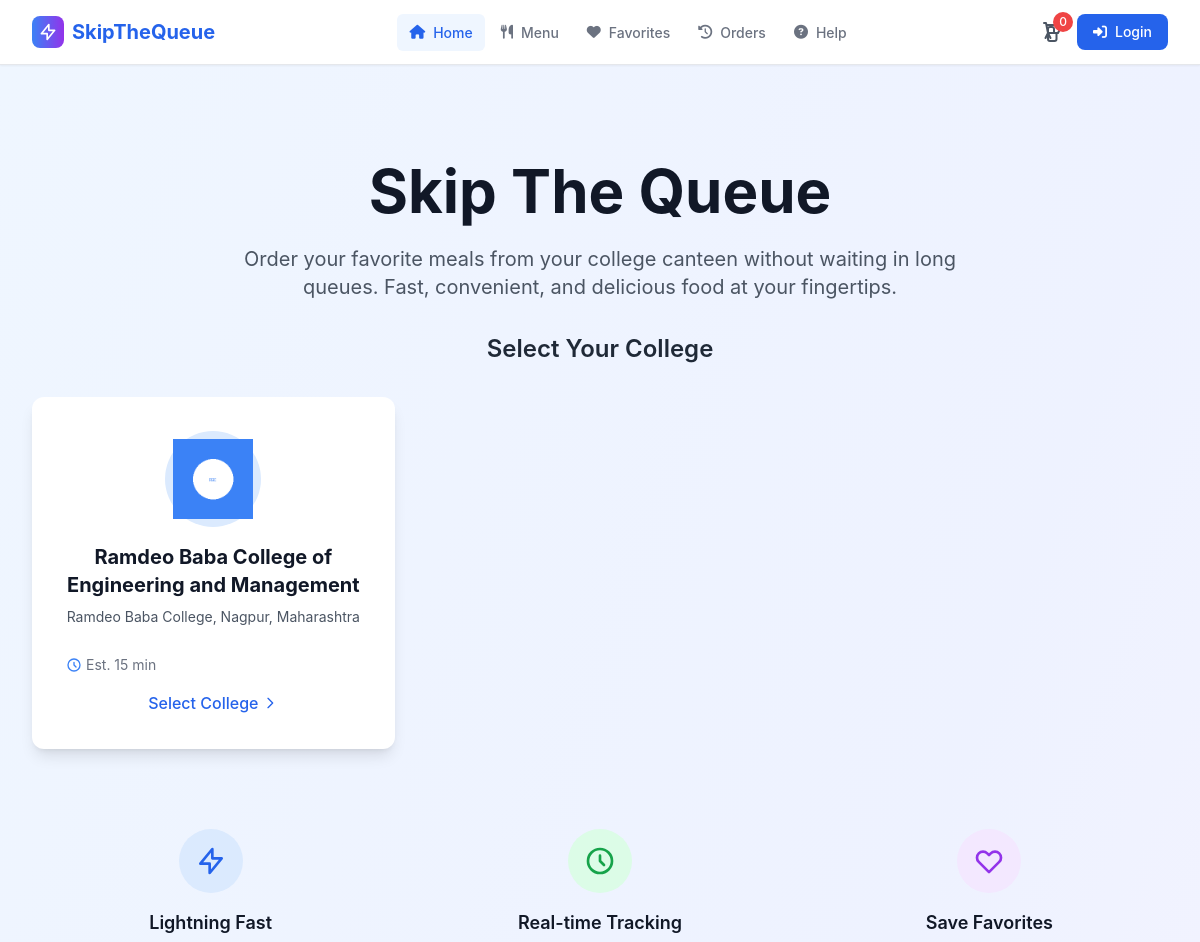
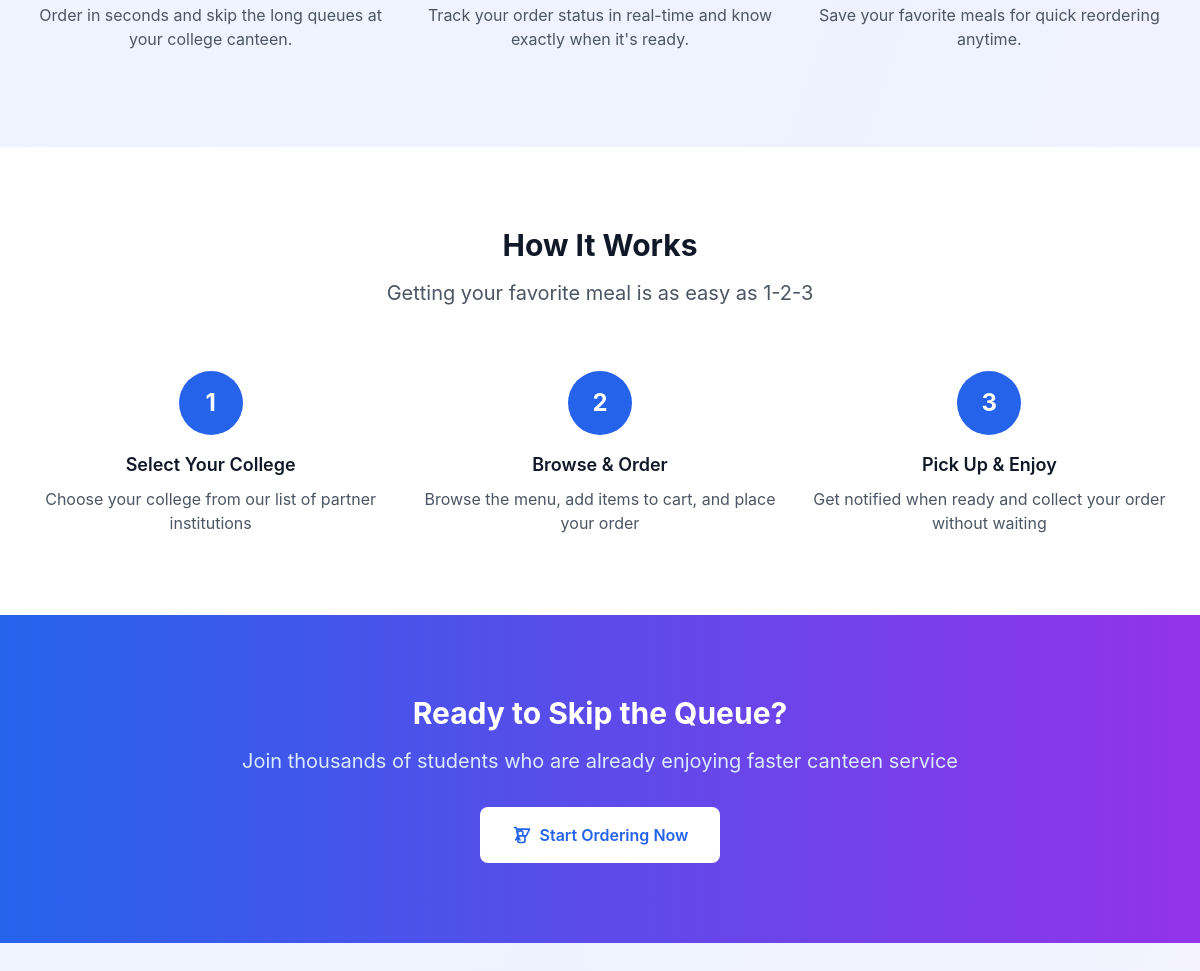
The page / on the database its author committed (2 pictures, top to bottom).
### orders/models.py (models this page shows, shortened)
class College(models.Model):
    name = models.CharField(max_length=200, db_index=True)
    slug = models.SlugField(unique=True, db_index=True)
    address = models.TextField(blank=True)
    is_active = models.BooleanField(default=True, db_index=True)
    created_at = models.DateTimeField(auto_now_add=True)
    admin_name = models.CharField(max_length=100, default='Admin')
    admin_email = models.EmailField(default='admin@college.com', db_index=True)
    admin_phone = models.CharField(
        max_length=15,
        default='+91-0000000000',
        validators=[
            RegexValidator(
                regex=r'^\+?[0-9\-\s]+$',
                message='Phone number must contain only digits, spaces, hyphens, and optionally start with +'
            )
        ]
    )
    allow_pay_later = models.BooleanField(default=True, help_text="Allow students to pay later with cash")
    payment_gateway_enabled = models.BooleanField(default=True, help_text="Enable online payment gateway")
    estimated_preparation_time = models.IntegerField(
        default=15,
        help_text="Default preparation time in minutes",
        validators=[
            MinValueValidator(5, message="Preparation time must be at least 5 minutes"),
            MaxValueValidator(120, message="Preparation time cannot exceed 120 minutes")
        ]
    )
    class Meta:
        verbose_name = 'College'
        verbose_name_plural = 'Colleges'
        ordering = ['name']
        indexes = [
            models.Index(fields=['name']),
            models.Index(fields=['slug']),
            models.Index(fields=['is_active']),
            models.Index(fields=['admin_email']),
            models.Index(fields=['is_active', 'name']),
        ]

### orders/views.py (the view, shortened to what this page needs)
# urls.py: path('', views.home, name='home'),
@cache_page(600)  # Cache for 10 minutes
def home(request):
    colleges_cache_key = 'active_colleges'
    colleges = cache.get(colleges_cache_key)
    if colleges is None:
        colleges = College.objects.filter(is_active=True).order_by('name')
        cache.set(colleges_cache_key, colleges, 1800)  # Cache for 30 minutes
    selected_college = request.session.get('selected_college')
    context = {
        'colleges': colleges,
        'selected_college': selected_college,
    }
    return render(request, 'orders/home.html', context)

### orders/templates/orders/home.html (shortened to what this page needs)
{% extends "orders/base.html" %}
{% load static %}
{% block content %}
<div class="min-h-screen bg-gradient-to-br from-blue-50 via-indigo-50 to-purple-50">
  <div class="relative overflow-hidden">
    <div class="absolute inset-0 opacity-10">
      <div class="absolute inset-0" style=""></div>
    </div>
    <div class="max-w-7xl mx-auto px-4 sm:px-6 lg:px-8 py-24 relative z-10">
      <div class="text-center">
        <h1 class="text-4xl md:text-6xl font-bold text-gray-900 mb-6 animate-fade-in">
          Skip The Queue
        </h1>
        <p class="text-xl text-gray-600 mb-8 max-w-3xl mx-auto animate-slide-up">
          Order your favorite meals from your college canteen without waiting in long queues.
          Fast, convenient, and delicious food at your fingertips.
        </p>
        {% if colleges %}
          <div class="mb-12 animate-scale-in">
            <h2 class="text-2xl font-semibold text-gray-800 mb-8">Select Your College</h2>
            <div class="grid grid-cols-1 md:grid-cols-2 lg:grid-cols-3 gap-6 max-w-6xl mx-auto">
              {% for college in colleges %}
                <a href="{% url 'select_college' college.slug %}"
                   class="bg-white rounded-xl shadow-lg hover:shadow-xl transition-all duration-300 p-8 text-left group border-2 border-transparent hover:border-blue-200 hover-lift">
                  <div class="flex flex-col items-center text-center mb-4">
                    <div class="w-24 h-24 bg-blue-100 rounded-full flex items-center justify-center flex-shrink-0 mb-4 p-2 group-hover:scale-110 transition-transform duration-300">
                      {% if college.slug == 'ramdeo-baba-college' %}
                        <img src="{% static 'images/colleges/ramdeo-baba-logo.png' %}" alt="{{ college.name }}" class="w-full h-full object-contain">
                      {% elif college.slug == 'gh-raisoni-college' %}
                        <img src="{% static 'images/colleges/gh-raisoni-logo.png' %}" alt="{{ college.name }}" class="w-full h-full object-contain">
                      {% elif college.slug == 'ycce-college' %}
                        <img src="{% static 'images/colleges/ycce-logo.png' %}" alt="{{ college.name }}" class="w-full h-full object-contain">
                      {% endif %}
                    </div>
                    <div class="flex-1">
                      <h3 class="text-xl font-bold text-gray-900 group-hover:text-blue-600 transition-colors mb-2">
                        {{ college.name }}
                      </h3>
                      {% if college.address %}
                        <p class="text-sm text-gray-600 mb-3 line-clamp-2">{{ college.address|truncatewords:10 }}</p>
                      {% endif %}
                    </div>
                  </div>
                  <div class="flex items-center justify-between text-sm text-gray-500 mb-4">
                    <div class="flex items-center">
                      <svg class="w-4 h-4 mr-1 text-blue-500" fill="none" stroke="currentColor" viewBox="0 0 24 24">
                        <path stroke-linecap="round" stroke-linejoin="round" stroke-width="2" d="M12 8v4l3 3m6-3a9 9 0 11-18 0 9 9 0 0118 0z"></path>
                      </svg>
                      Est. {{ college.estimated_preparation_time }} min
                    </div>
                  </div>
                  <div class="text-center">
                    <span class="inline-flex items-center text-blue-600 font-medium group-hover:text-blue-700 transition-colors">
                      Select College
                      <svg class="w-4 h-4 ml-1 group-hover:translate-x-1 transition-transform duration-200" fill="none" stroke="currentColor" viewBox="0 0 24 24">
                        <path stroke-linecap="round" stroke-linejoin="round" stroke-width="2" d="M9 5l7 7-7 7"></path>
                      </svg>
                    </span>
                  </div>
                </a>
              {% endfor %}
            </div>
          </div>
        {% endif %}
        <div class="grid grid-cols-1 md:grid-cols-3 gap-8 mt-20 animate-fade-in">
          <div class="text-center group">
            <div class="w-16 h-16 bg-blue-100 rounded-full flex items-center justify-center mx-auto mb-4 group-hover:scale-110 transition-transform duration-300">
              <svg class="w-8 h-8 text-blue-600" fill="none" stroke="currentColor" viewBox="0 0 24 24">
                <path stroke-linecap="round" stroke-linejoin="round" stroke-width="2" d="M13 10V3L4 14h7v7l9-11h-7z"></path>
              </svg>
            </div>
            <h3 class="text-lg font-semibold text-gray-900 mb-2">Lightning Fast</h3>
            <p class="text-gray-600">Order in seconds and skip the long queues at your college canteen.</p>
          </div>
          <div class="text-center group">
            <div class="w-16 h-16 bg-green-100 rounded-full flex items-center justify-center mx-auto mb-4 group-hover:scale-110 transition-transform duration-300">
              <svg class="w-8 h-8 text-green-600" fill="none" stroke="currentColor" viewBox="0 0 24 24">
                <path stroke-linecap="round" stroke-linejoin="round" stroke-width="2" d="M12 8v4l3 3m6-3a9 9 0 11-18 0 9 9 0 0118 0z"></path>
              </svg>
            </div>
            <h3 class="text-lg font-semibold text-gray-900 mb-2">Real-time Tracking</h3>
            <p class="text-gray-600">Track your order status in real-time and know exactly when it's ready.</p>
          </div>
          <div class="text-center group">
            <div class="w-16 h-16 bg-purple-100 rounded-full flex items-center justify-center mx-auto mb-4 group-hover:scale-110 transition-transform duration-300">
              <svg class="w-8 h-8 text-purple-600" fill="none" stroke="currentColor" viewBox="0 0 24 24">
                <path stroke-linecap="round" stroke-linejoin="round" stroke-width="2" d="M4.318 6.318a4.5 4.5 0 000 6.364L12 20.364l7.682-7.682a4.5 4.5 0 00-6.364-6.364L12 7.636l-1.318-1.318a4.5 4.5 0 00-6.364 0z"></path>
              </svg>
            </div>
            <h3 class="text-lg font-semibold text-gray-900 mb-2">Save Favorites</h3>
            <p class="text-gray-600">Save your favorite meals for quick reordering anytime.</p>
          </div>
        </div>
      </div>
    </div>
  </div>
  <div class="py-20 bg-white">
    <div class="max-w-7xl mx-auto px-4 sm:px-6 lg:px-8">
      <div class="text-center mb-16">
        <h2 class="text-3xl font-bold text-gray-900 mb-4">How It Works</h2>
        <p class="text-xl text-gray-600 max-w-3xl mx-auto">Getting your favorite meal is as easy as 1-2-3</p>
      </div>
      <div class="grid grid-cols-1 md:grid-cols-3 gap-8">
        <div class="text-center">
          <div class="w-16 h-16 bg-blue-600 text-white rounded-full flex items-center justify-center mx-auto mb-4 text-2xl font-bold">1</div>
          <h3 class="text-lg font-semibold text-gray-900 mb-2">Select Your College</h3>
          <p class="text-gray-600">Choose your college from our list of partner institutions</p>
        </div>
        <div class="text-center">
          <div class="w-16 h-16 bg-blue-600 text-white rounded-full flex items-center justify-center mx-auto mb-4 text-2xl font-bold">2</div>
          <h3 class="text-lg font-semibold text-gray-900 mb-2">Browse & Order</h3>
          <p class="text-gray-600">Browse the menu, add items to cart, and place your order</p>
        </div>
        <div class="text-center">
          <div class="w-16 h-16 bg-blue-600 text-white rounded-full flex items-center justify-center mx-auto mb-4 text-2xl font-bold">3</div>
          <h3 class="text-lg font-semibold text-gray-900 mb-2">Pick Up & Enjoy</h3>
          <p class="text-gray-600">Get notified when ready and collect your order without waiting</p>
        </div>
      </div>
    </div>
  </div>
  <div class="py-20 bg-gradient-to-r from-blue-600 to-purple-600">
    <div class="max-w-7xl mx-auto px-4 sm:px-6 lg:px-8 text-center">
      <h2 class="text-3xl font-bold text-white mb-4">Ready to Skip the Queue?</h2>
      <p class="text-xl text-blue-100 mb-8">Join thousands of students who are already enjoying faster canteen service</p>
      <a href="{% url 'menu' %}" class="inline-flex items-center px-8 py-4 bg-white text-blue-600 font-semibold rounded-lg hover:bg-gray-100 transition-all duration-200 hover-lift focus-ring">
        <svg class="w-5 h-5 mr-2" fill="none" stroke="currentColor" viewBox="0 0 24 24">
          <path stroke-linecap="round" stroke-linejoin="round" stroke-width="2" d="M3 3h2l.4 2M7 13h10l4-8H5.4m0 0L7 13m0 0l-2.5 5M7 13l2.5 5m6-5v6a2 2 0 01-2 2H9a2 2 0 01-2-2v-6m6 0V9a2 2 0 00-2-2H9a2 2 0 00-2 2v4.01"></path>
        </svg>
        Start Ordering Now
      </a>
    </div>
  </div>
</div>
{% endblock %}

### orders/templates/orders/base.html (style rules this page uses)
* { box-sizing: border-box; margin: 0; padding: 0; }
html { font-size: 16px; -webkit-text-size-adjust: 100%; -ms-text-size-adjust: 100%; scroll-behavior: smooth; }
body { font-family: 'Inter', 'Arial', sans-serif; line-height: 1.6; background-color: #f9fafb; color: #111827; padding-top: 0; -webkit-font-smoothing: antialiased; -moz-osx-font-smoothing: grayscale; }
.bg-gradient-to-br { will-change: transform; }
.transition-all { transition-property: all; transition-timing-function: cubic-bezier(0.4, 0, 0.2, 1); transition-duration: 200ms; }
.line-clamp-2 { display: -webkit-box; -webkit-line-clamp: 2; line-clamp: 2; -webkit-box-orient: vertical; overflow: hidden; }
.animate-fade-in { animation: fadeIn 0.3s ease-out; }
.animate-slide-up { animation: slideUp 0.3s ease-out; }
.animate-scale-in { animation: scaleIn 0.2s ease-out; }
.hover-lift { transition: transform 0.2s ease, box-shadow 0.2s ease; }
.focus-ring { transition: box-shadow 0.2s ease; }

### rows shown on the page
College: name "Ramdeo Baba College of Engineering and Management", address "Ramdeo Baba College, Nagpur, Maharashtra", estimated_preparation_time "15"
